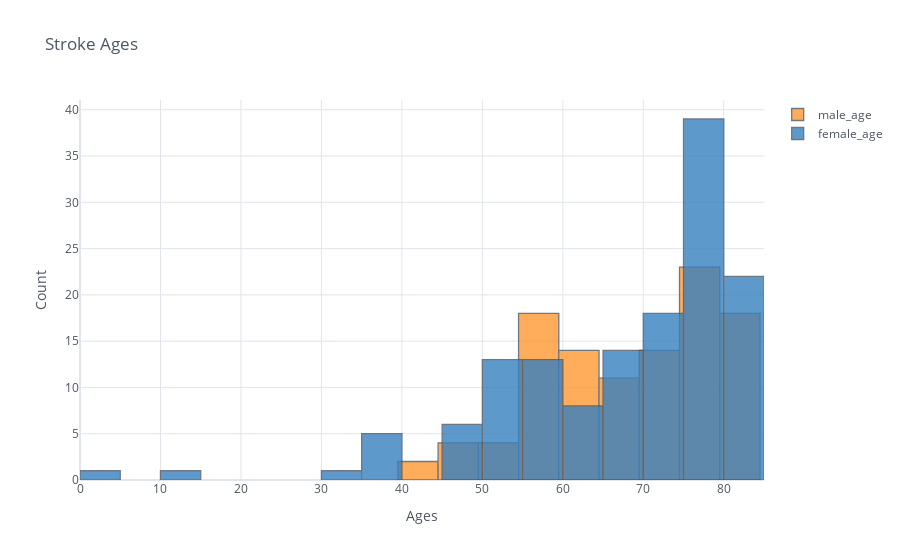

Notebook code for this chart:
### Code cell
import cufflinks as cf
cf.go_offline()
cf.set_config_file(offline=False, world_readable=True)

strokeG = df.loc[df['stroke']== 1].reset_index()

strokeG["male_age"]=strokeG[strokeG["gender"]=="Male"]["age"]
strokeG["female_age"]=strokeG[strokeG["gender"]=="Female"]["age"]
strokeG[["male_age","female_age"]].iplot(kind="histogram", bins=20, theme="white", title="Stroke Ages",
         xTitle='Ages', yTitle='Count')

### Figure 1 — Plotly figure (JSON) as saved in the notebook; plotly's stock layout.template omitted (floating-point values rounded to 4 significant figures; data arrays with more than 128 entries replaced by an {"elided": "..."} marker saying what was removed)
{"data": [{"histfunc": "count", "histnorm": "", "marker": {"color": "rgba(255, 153, 51, 1.0)", "line": {"color": "#4D5663", "width": 1.3}}, "name": "male_age", "nbinsx": 20, "opacity": 0.8, "orientation": "v", "type": "histogram", "x": {"elided": "249 int values"}}, {"histfunc": "count", "histnorm": "", "marker": {"color": "rgba(55, 128, 191, 1.0)", "line": {"color": "#4D5663", "width": 1.3}}, "name": "female_age", "nbinsx": 20, "opacity": 0.8, "orientation": "v", "type": "histogram", "x": {"elided": "249 float values"}}], "layout": {"barmode": "overlay", "legend": {"bgcolor": "#FFFFFF", "font": {"color": "#4D5663"}}, "paper_bgcolor": "#FFFFFF", "plot_bgcolor": "#FFFFFF", "title": {"font": {"color": "#4D5663"}, "text": "Stroke Ages"}, "xaxis": {"gridcolor": "#E1E5ED", "showgrid": true, "tickfont": {"color": "#4D5663"}, "title": {"font": {"color": "#4D5663"}, "text": "Ages"}, "zerolinecolor": "#E1E5ED"}, "yaxis": {"gridcolor": "#E1E5ED", "showgrid": true, "tickfont": {"color": "#4D5663"}, "title": {"font": {"color": "#4D5663"}, "text": "Count"}, "zerolinecolor": "#E1E5ED"}}}
